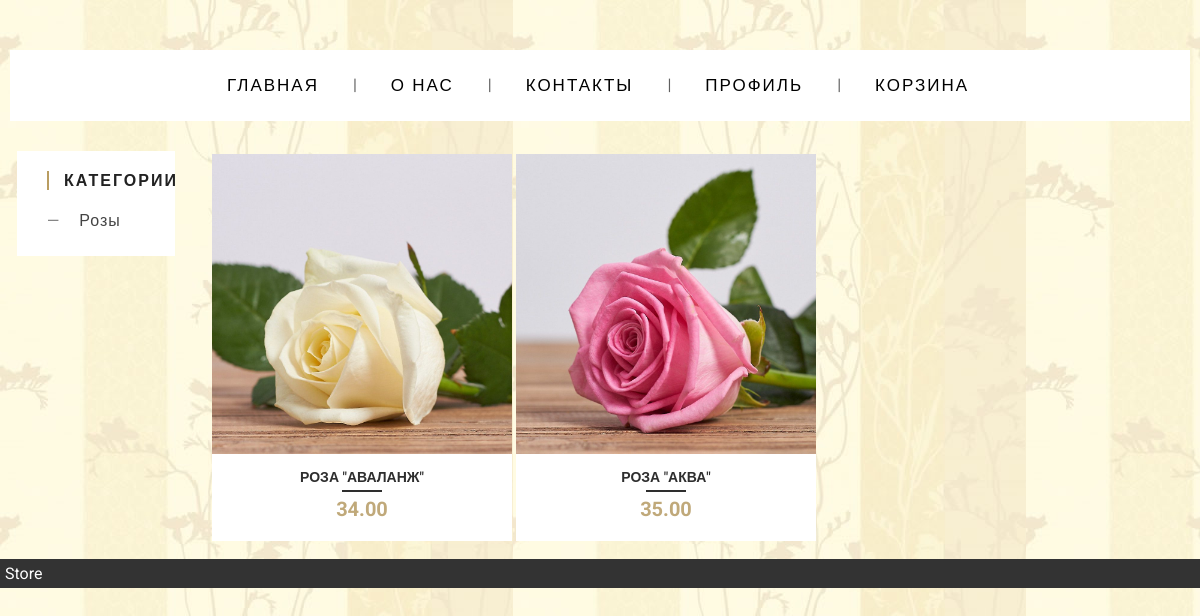
The app's page /, older data.
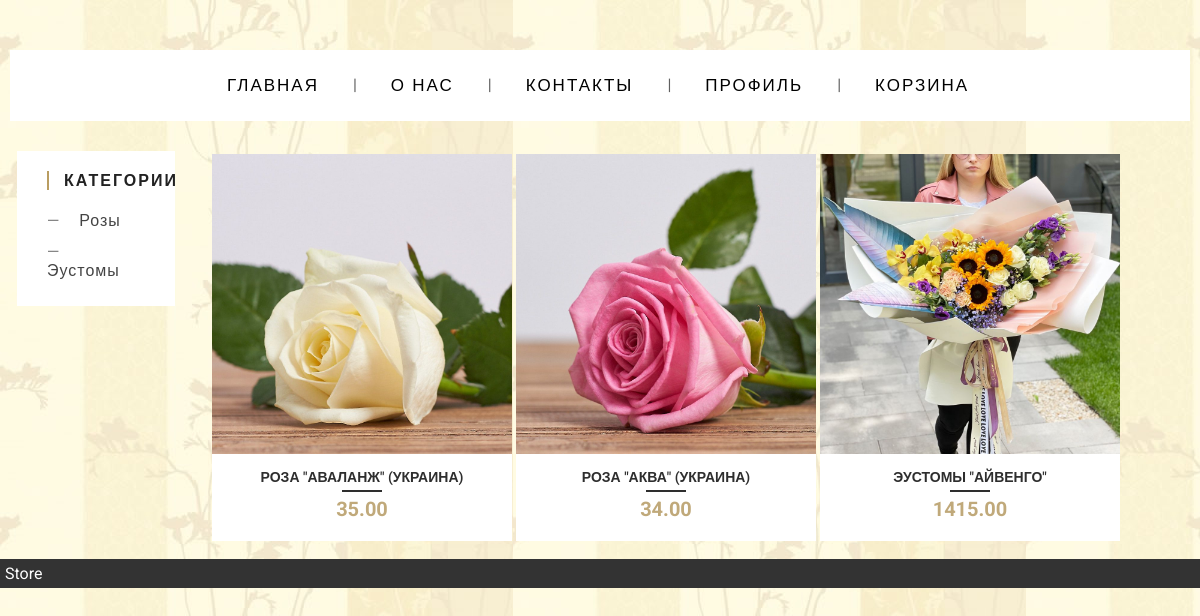
The same page, newer data.
### main/models.py (models this page shows, shortened)
class Category(models.Model):
    category_title = models.CharField(max_length=50)
    slug = models.SlugField(null=True)

class Product(models.Model):
    product_title = models.CharField(max_length=100)
    price = models.DecimalField(max_digits=10, decimal_places=2)
    description = models.TextField()
    slug = models.SlugField(null=True)
    image = models.ManyToManyField(Image)
    category = models.ForeignKey(Category, null=True, on_delete=models.SET_NULL)

### main/views.py (the view)
# urls.py: path('', views.index, name='home'),
def index(request):  # main page
    products = Product.objects.all()
    categories = Category.objects.all()
    context = {'products': products,
               'categories': categories,
               }
    return render(request, 'main/index.html', context)

### main/templates/main/index.html (shortened to what this page needs)
{% load static %}
<!DOCTYPE html>
<html lang="ru">
<head>
    <link rel="stylesheet" href="{% static 'css/base.css' %}" type="text/css" media="screen">
</head>
<body>
  <div id="header">
      {% include 'main/top_menu.html' %}
  </div>
  <div id="sidebar" >
    {% include 'main/sidebar.html' %}
  </div>
  <div id="content">
 {% block content %} {% include 'main/product_card.html' %} {% endblock %}
  </div>
  <div id="footer">Store</div>
 </body>
</html>

### main/templates/main/sidebar.html (shortened to what this page needs)
{% load static %}
<link rel="stylesheet" href="{% static 'css/sidebar.css' %}" type="text/css" media="screen">
<div class="widget">
  <h3 class="widget-title">Категории</h3>
{% for category in categories %}
  <ul class="widget-list">
    <li><a href="{% url 'category_product_list' category.slug %}"> {{category.category_title}} </a></li>
  </ul>
{% endfor %}
</div>

### main/templates/main/product_card.html (shortened to what this page needs)
{% load static %}
<link rel="stylesheet" href="{% static 'css/product_card.css' %}" type="text/css" media="screen">
<link rel="stylesheet" href="{% static 'css/button_cart.css' %}" type="text/css" media="screen">
<table border="0px">
    {% for product in products %}
    <td>
<div class="product-wrap">
  <div class="product-item">
  </div>
  <div class="product-title">
    <a href="{% url 'product_detail' product.slug %}"> {{product.product_title}}</a>
    <span class="product-price"> {{product.price}}</span>
  </div>
</div>
    </td>
    {% empty %}
    <p> В данной категории нет товаров. </p>
    {% endfor %}
</table>

Row changes from the older to the newer data that the page shows:
added Category: category_title "Эустомы"
changed Product: product_title "РОЗА \"АВАЛАНЖ\"" → "РОЗА \"АВАЛАНЖ\" (УКРАИНА)"; price "34.00" → "35.00"
changed Product: product_title "РОЗА \"АКВА\"" → "РОЗА \"АКВА\" (УКРАИНА)"; price "35.00" → "34.00"
added Product: product_title "ЭУСТОМЫ \"АЙВЕНГО\"", price "1415.00"
